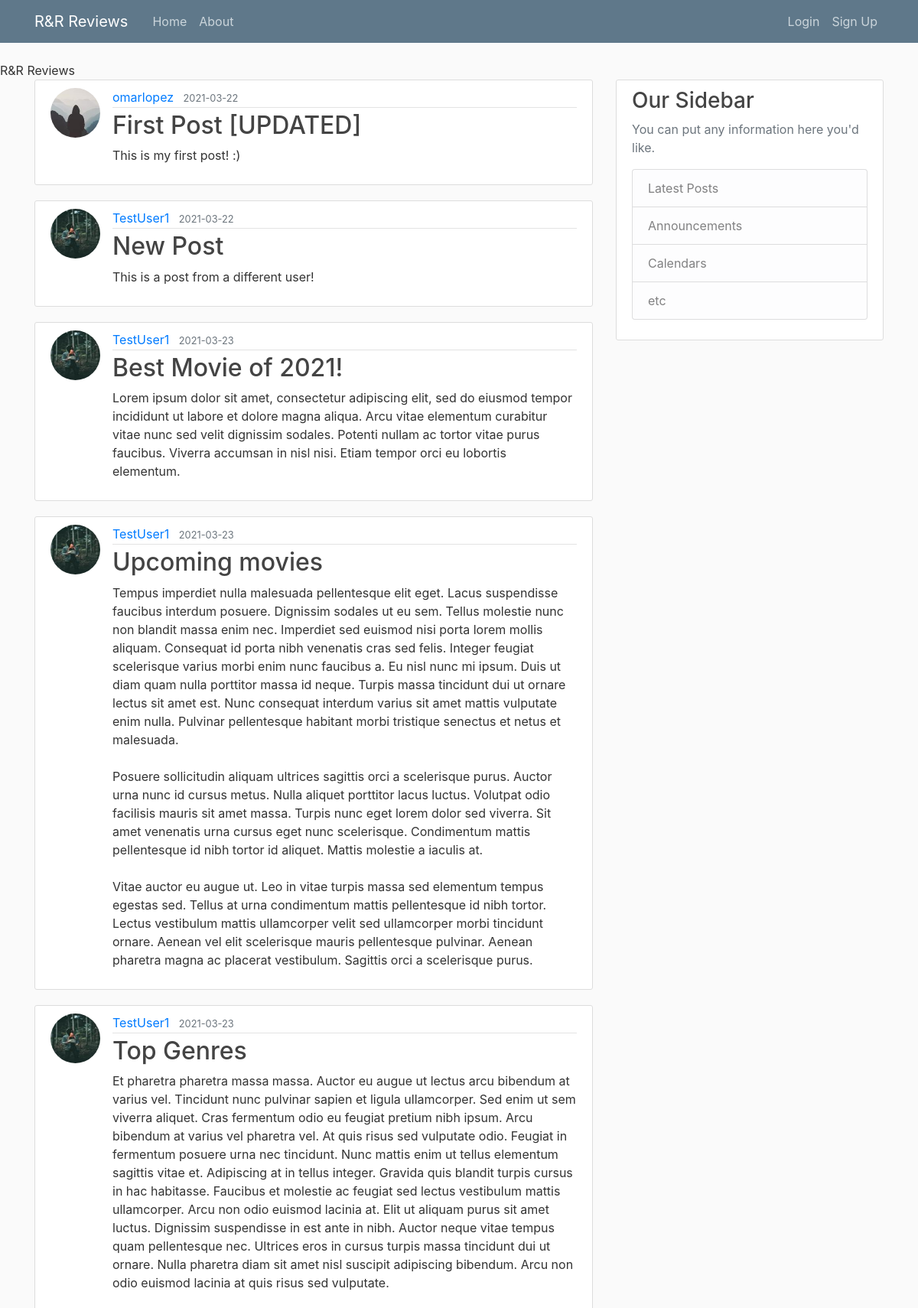
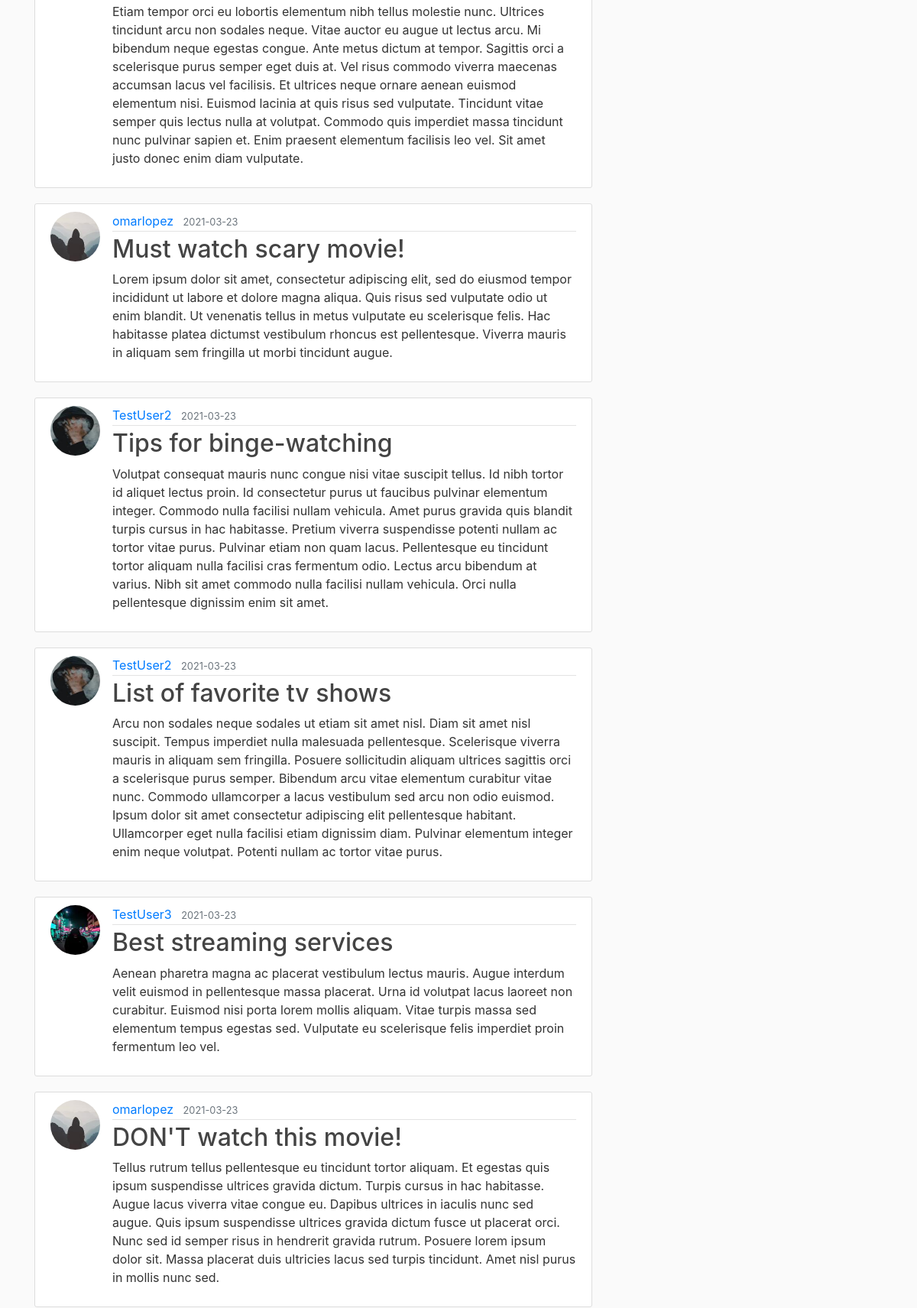
The page / (upper part) on the database its author committed (2 pictures, top to bottom).
### app/models.py (models this page shows, shortened)
class Post(db.Model):
    id = db.Column(db.Integer, primary_key=True)
    title = db.Column(db.String(100), nullable=False)
    date_posted = db.Column(db.DateTime, nullable=False, default=datetime.utcnow)
    content = db.Column(db.Text, nullable=False)
    user_id = db.Column(db.Integer, db.ForeignKey('user.id'), nullable=False)

class User(db.Model, UserMixin):
    id = db.Column(db.Integer, primary_key=True)
    username = db.Column(db.String(50), unique=True, nullable=False)
    image_file = db.Column(db.String(20), nullable=False, default='default.jpg')
    password = db.Column(db.String(60), nullable=False)
    posts = db.relationship('Post', backref='author', lazy=True)

### app/routes.py (the view)
@app.route('/')
def home():
    posts = Post.query.all()
    return render_template('home.html', posts=posts)

### app/templates/home.html
{% extends "layout.html" %}
{% block content %}
    {% for post in posts %}
        <article class="media content-section">
            <img class="rounded-circle article-img" src="{{ url_for('static', filename='profile_pics/' + post.author.image_file) }}">
            <div class="media-body">
                <div class="article-metadata">
                    <a class="mr-2" href="#">{{ post.author.username }}</a>
                    <small class="text-muted">{{ post.date_posted.strftime('%Y-%m-%d') }}</small>
                </div>
                <h2><a class="article-title" href="{{ url_for('post', post_id=post.id) }}">{{ post.title }}</a></h2>
                <p class="article-content">{{ post.content }}</p>
            </div>
        </article>
    {% endfor %}
{% endblock content %}

### app/static/main.css (style rules this page uses)
body { background: #fafafa; color: #333333; margin-top: 5rem; }
h1, h2, h3, h4, h5, h6 { color: #444444; }
.content-section { background: #ffffff; padding: 10px 20px; border: 1px solid #dddddd; border-radius: 3px; margin-bottom: 20px; }
.article-title { color: #444444; }
.article-content { white-space: pre-line; }
.article-img { height: 65px; width: 65px; margin-right: 16px; }
.article-metadata { padding-bottom: 1px; margin-bottom: 4px; border-bottom: 1px solid #e3e3e3 }

### rows shown on the page
Post: image_file (picture), author.username "omarlopez", date_posted "2021-03-22", title "First Post [UPDATED]", content "This is my first post! :)"
Post: image_file (picture), author.username "TestUser1", date_posted "2021-03-22", title "New Post", content "This is a post from a different user!"
Post: image_file (picture), author.username "TestUser1", date_posted "2021-03-23", title "Best Movie of 2021!", content "Lorem ipsum dolor sit amet, consectetur adipiscing elit, sed do eiusmod tempor incididunt ut labore et dolore magna aliqua. Arcu vitae elementum curabitur vitae nunc sed velit dignissim sodales. Potenti nullam ac tortor vitae purus faucibus. Viverra accumsan in nisl nisi. Etiam tempor orci eu lobortis elementum."
Post: image_file (picture), author.username "TestUser1", date_posted "2021-03-23", title "Upcoming movies", content "Tempus imperdiet nulla malesuada pellentesque elit eget. Lacus suspendisse faucibus interdum posuere. Dignissim sodales ut eu sem. Tellus molestie nunc non blandit massa enim nec. Imperdiet sed euismod nisi porta lorem mollis aliquam. Consequat id porta nibh venenatis cras sed felis. Integer feugiat scelerisque varius morbi enim nunc faucibus a. Eu nisl nunc mi ipsum. Duis ut diam quam nulla porttitor massa id neque. Turpis massa tincidunt dui ut ornare lectus sit amet est. Nunc consequat interdum varius sit amet mattis vulputate enim nulla. Pulvinar pellentesque habitant morbi tristique senectus et netus et malesuada. Posuere sollicitudin aliquam ultrices sagittis orci a scelerisque purus.…"
Post: image_file (picture), author.username "TestUser1", date_posted "2021-03-23", title "Top Genres", content "Et pharetra pharetra massa massa. Auctor eu augue ut lectus arcu bibendum at varius vel. Tincidunt nunc pulvinar sapien et ligula ullamcorper. Sed enim ut sem viverra aliquet. Cras fermentum odio eu feugiat pretium nibh ipsum. Arcu bibendum at varius vel pharetra vel. At quis risus sed vulputate odio. Feugiat in fermentum posuere urna nec tincidunt. Nunc mattis enim ut tellus elementum sagittis vitae et. Adipiscing at in tellus integer. Gravida quis blandit turpis cursus in hac habitasse. Faucibus et molestie ac feugiat sed lectus vestibulum mattis ullamcorper. Arcu non odio euismod lacinia at. Elit ut aliquam purus sit amet luctus. Dignissim suspendisse in est ante in nibh. Auctor neque…"
Post: image_file (picture), author.username "omarlopez", date_posted "2021-03-23", title "Must watch scary movie!", content "Lorem ipsum dolor sit amet, consectetur adipiscing elit, sed do eiusmod tempor incididunt ut labore et dolore magna aliqua. Quis risus sed vulputate odio ut enim blandit. Ut venenatis tellus in metus vulputate eu scelerisque felis. Hac habitasse platea dictumst vestibulum rhoncus est pellentesque. Viverra mauris in aliquam sem fringilla ut morbi tincidunt augue."
Post: image_file (picture), author.username "TestUser2", date_posted "2021-03-23", title "Tips for binge-watching", content "Volutpat consequat mauris nunc congue nisi vitae suscipit tellus. Id nibh tortor id aliquet lectus proin. Id consectetur purus ut faucibus pulvinar elementum integer. Commodo nulla facilisi nullam vehicula. Amet purus gravida quis blandit turpis cursus in hac habitasse. Pretium viverra suspendisse potenti nullam ac tortor vitae purus. Pulvinar etiam non quam lacus. Pellentesque eu tincidunt tortor aliquam nulla facilisi cras fermentum odio. Lectus arcu bibendum at varius. Nibh sit amet commodo nulla facilisi nullam vehicula. Orci nulla pellentesque dignissim enim sit amet."
Post: image_file (picture), author.username "TestUser2", date_posted "2021-03-23", title "List of favorite tv shows", content "Arcu non sodales neque sodales ut etiam sit amet nisl. Diam sit amet nisl suscipit. Tempus imperdiet nulla malesuada pellentesque. Scelerisque viverra mauris in aliquam sem fringilla. Posuere sollicitudin aliquam ultrices sagittis orci a scelerisque purus semper. Bibendum arcu vitae elementum curabitur vitae nunc. Commodo ullamcorper a lacus vestibulum sed arcu non odio euismod. Ipsum dolor sit amet consectetur adipiscing elit pellentesque habitant. Ullamcorper eget nulla facilisi etiam dignissim diam. Pulvinar elementum integer enim neque volutpat. Potenti nullam ac tortor vitae purus."
Post: image_file (picture), author.username "TestUser3", date_posted "2021-03-23", title "Best streaming services", content "Aenean pharetra magna ac placerat vestibulum lectus mauris. Augue interdum velit euismod in pellentesque massa placerat. Urna id volutpat lacus laoreet non curabitur. Euismod nisi porta lorem mollis aliquam. Vitae turpis massa sed elementum tempus egestas sed. Vulputate eu scelerisque felis imperdiet proin fermentum leo vel."
Post: image_file (picture), author.username "omarlopez", date_posted "2021-03-23", title "DON'T watch this movie!", content "Tellus rutrum tellus pellentesque eu tincidunt tortor aliquam. Et egestas quis ipsum suspendisse ultrices gravida dictum. Turpis cursus in hac habitasse. Augue lacus viverra vitae congue eu. Dapibus ultrices in iaculis nunc sed augue. Quis ipsum suspendisse ultrices gravida dictum fusce ut placerat orci. Nunc sed id semper risus in hendrerit gravida rutrum. Posuere lorem ipsum dolor sit. Massa placerat duis ultricies lacus sed turpis tincidunt. Amet nisl purus in mollis nunc sed."
